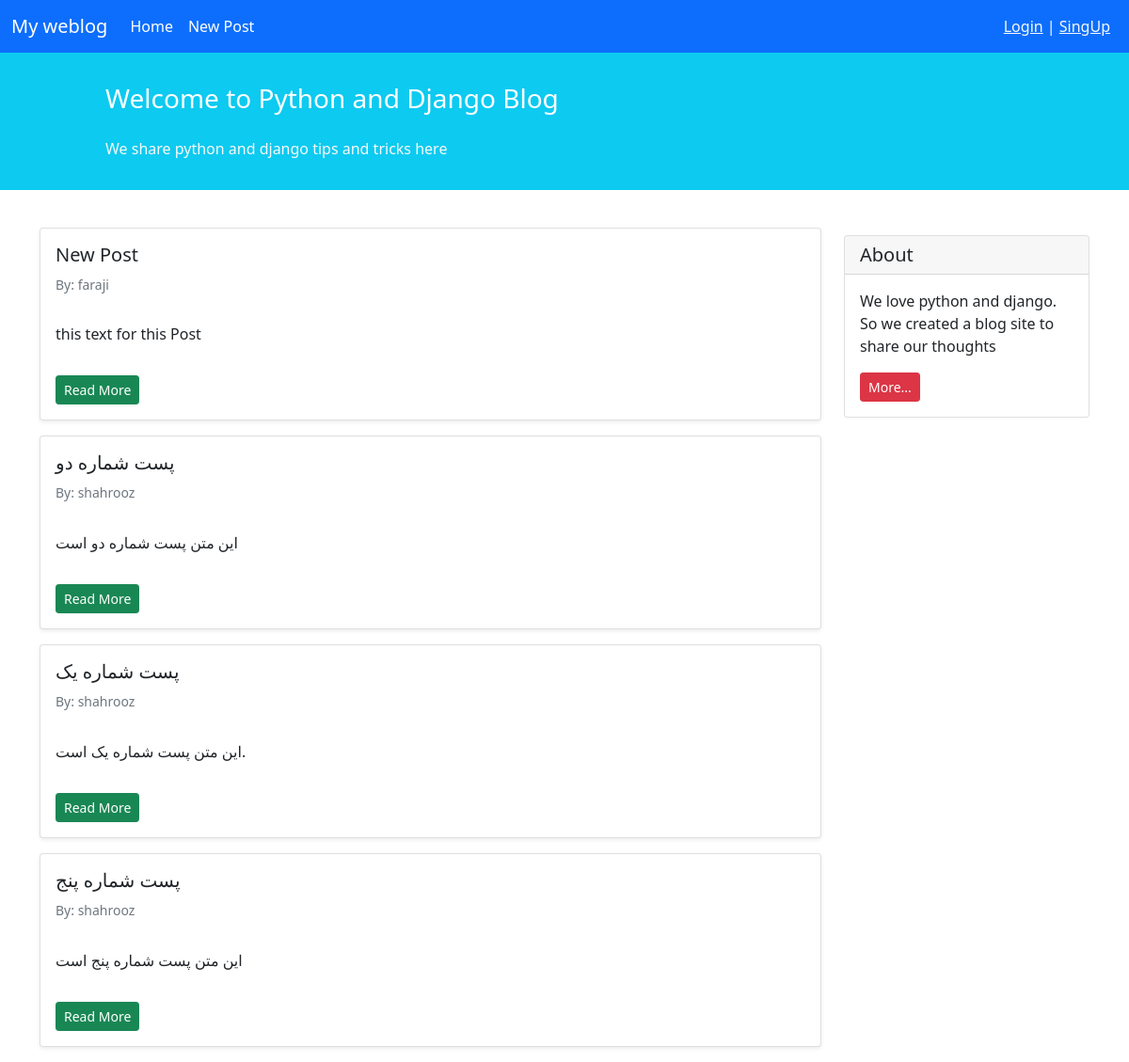
Screenshot of /blog/ with the database file from the repository.
### blog/models.py (models this page shows, shortened)
class Post(models.Model):
    STATUS_CHOICES = (
        ('pub' ,'Published'),
        ('drf' ,'Draft'),
    )
    title = models.CharField(max_length=100)
    text = models.TextField()
    author = models.ForeignKey('auth.User' ,on_delete=models.CASCADE)
    datetime_created = models.DateTimeField(auto_now_add=True)
    datetime_modified = models.DateTimeField(auto_now=True)
    status = models.CharField(choices=STATUS_CHOICES ,max_length=3)

### blog/views.py (the view)
# urls.py: path('',views.PostListView.as_view() ,name='posts_list'),
class PostListView(generic.ListView):
    template_name = 'blog/posts_list.html'
    context_object_name = 'posts_list'
    def get_queryset(self):
        return Post.objects.all().filter(status='pub').order_by('-datetime_modified')

### blog/templates/blog/posts_list.html (shortened to what this page needs)
{% extends '_base.html' %}
{% block content %}
    <div class="container mt-4">
        <div class="row">
            <div class="col-9">
                {% for post in posts_list %}
                    <div class="card shadow-sm my-3">
                        <div class="card-body">
                            <h5 class="card-title">{{ post.title }}</h5>
                            <h6 class="card-subtitle mb-2 text-muted small py-2">By: {{ post.author }}</h6>
                            <p class="card-text py-3">
                                {{ post.text }}
                            </p>
                            <a href="{% url 'posts_detail' post.id %}" class="btn btn-sm btn-success">Read More</a>
                        </div>
                    </div>
                {% endfor %}
            </div>
            <div class="col-3">
                <div class="card my-4">
                    <h5 class="card-header">About</h5>
                    <div class="card-body">
                        <p class="card-text">We love python and django. So we created a blog site to share our
                            thoughts</p>
                        <a href="#"
                           class="btn btn-sm btn-danger">
                            More...
                        </a>
                    </div>
                </div>
            </div>
        </div>
    </div>
{% endblock %}

### templates/_base.html (shortened to what this page needs)
<!doctype html>
<html lang="en">
<head>
    <link href="https://cdn.jsdelivr.net/npm/bootstrap@5.1.3/dist/css/bootstrap.min.css" rel="stylesheet"
>
</head>
<body>
    <nav class="navbar navbar-expand-lg navbar-dark bg-primary">
        <div class="container-fluid">
            <a class="navbar-brand" href="#">My weblog</a>
            <div class="collapse navbar-collapse" id="navbarNavAltMarkup">
                <div class="navbar-nav">
                    <a class="nav-link active" aria-current="page" href="{% url 'posts_list' %}">Home</a>
                    <a class="nav-link active" aria-current="page" href="{% url 'post_create' %}">New Post</a>
                </div>
            </div>
            <div class="mx-2 text-white">
                {% if user.is_authenticated %}
                    <p>Welcome {{ user.username }} | <a class="text-light" href="{% url 'logout' %}">Logout</a></p>
                {% else %}
                    <a class="text-light" href="{% url 'login' %}">Login</a> | <a class="text-light" href="{% url 'singup' %}">SingUp</a>
                {% endif %}
            </div>
        </div>
    </nav>
<div class="container-fluid bg-info">
    <div class="row py-3">
        <div class="col-md-8 col-md-10 mx-auto">
            <h3 class="my-4 mt-3 text-white">Welcome to Python and Django Blog</h3>
            <p class="text-light">We share python and django tips and tricks here</p>
        </div>
    </div>
</div>
    {% block content %}
    {% endblock %}
</body>
</html>

### rows the page displays
Post: title "New Post", author "faraji", text "this text for this Post"
Post: title "پست شماره دو", author "shahrooz", text "این متن پست شماره دو است"
Post: title "پست شماره یک", author "shahrooz", text "این متن پست شماره یک است."
Post: title "پست شماره پنج", author "shahrooz", text "این متن پست شماره پنج است"
